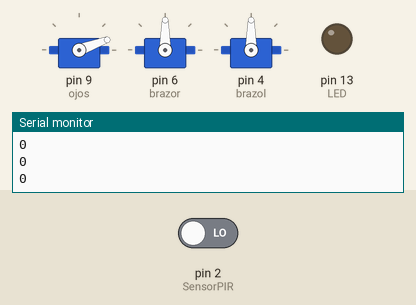
The sketch below on a simulated Arduino Uno, built with avr-gcc and run on an emulated ATmega328P. On the bench: 3 × servo, output pins drawn as LEDs (lit = HIGH), the last lines printed to the serial monitor. Inputs (shaded band) come from the test bench; at power-on: pin 2 (SensorPIR) LOW.

Above: at 1.2 s.
1.3 s: pin 2 (SensorPIR) driven HIGH
At 2.6 s:
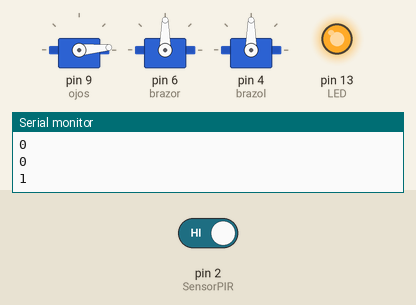
At 5.1 s:
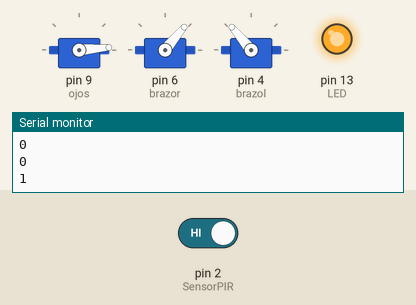
Timing chart, 0 to 10.2 s (numbered marks = the images above; inputs shaded):
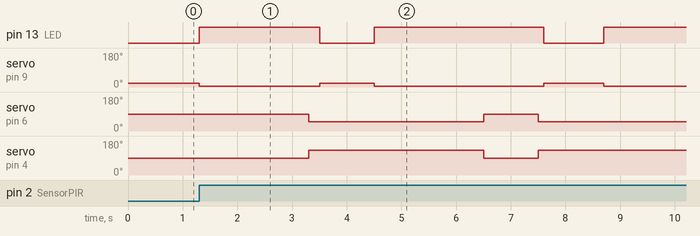

The sketch:

purby.ino
```cpp
#include <Servo.h>

Servo ojos; // Servo de los ojos
Servo brazor; // Servo del brazo derecho
Servo brazol; // Servo del brazo izquierdo

int SensorPIR = 2; int LED = 13;

void setup() {

// Servos
ojos.attach(9);
brazor.attach(6);
brazol.attach(4);

// PIR y LED
pinMode(SensorPIR, INPUT); pinMode(LED, OUTPUT);

Serial.begin(9600); }

void loop() {

// Leer sensor PIR
int valor = digitalRead(SensorPIR);

Serial.println(valor);

// Si detecta movimiento
if (valor == HIGH) {

// abrir ojos
ojos.write(5);
digitalWrite(LED, HIGH);
delay(2000);

// Mover brazos
brazor.write(50);
brazol.write(130);
delay(200);

//CERRAR OJOS
ojos.write(20);
digitalWrite(LED,LOW);
delay(1000);

// abrir ojos
ojos.write(5);
digitalWrite(LED, HIGH);
delay(2000);

brazor.write(90);
brazol.write(90);
delay(1000);

brazor.write(50);
brazol.write(130);
delay(100);

//CERRAR OJOS
ojos.write(20);
digitalWrite(LED,LOW);
delay(1000);
} else {

// Apagar LED
digitalWrite(LED, LOW);

// cerrar ojos
ojos.write(20);
brazor.write(90);
brazol.write(90);
}

delay(100);
}
```

Measured:
- after the input at 1.3 s, pin 13 (LED): goes HIGH 2.2 s, LOW 1.0 s, HIGH 3.1 s, LOW 1.1 s, then HIGH, starting at once; servo on pin 9 (ojos): goes 5° 2.2 s, 20° 1.0 s, 5° 3.1 s, 20° 1.1 s, then 5°, starting at once
